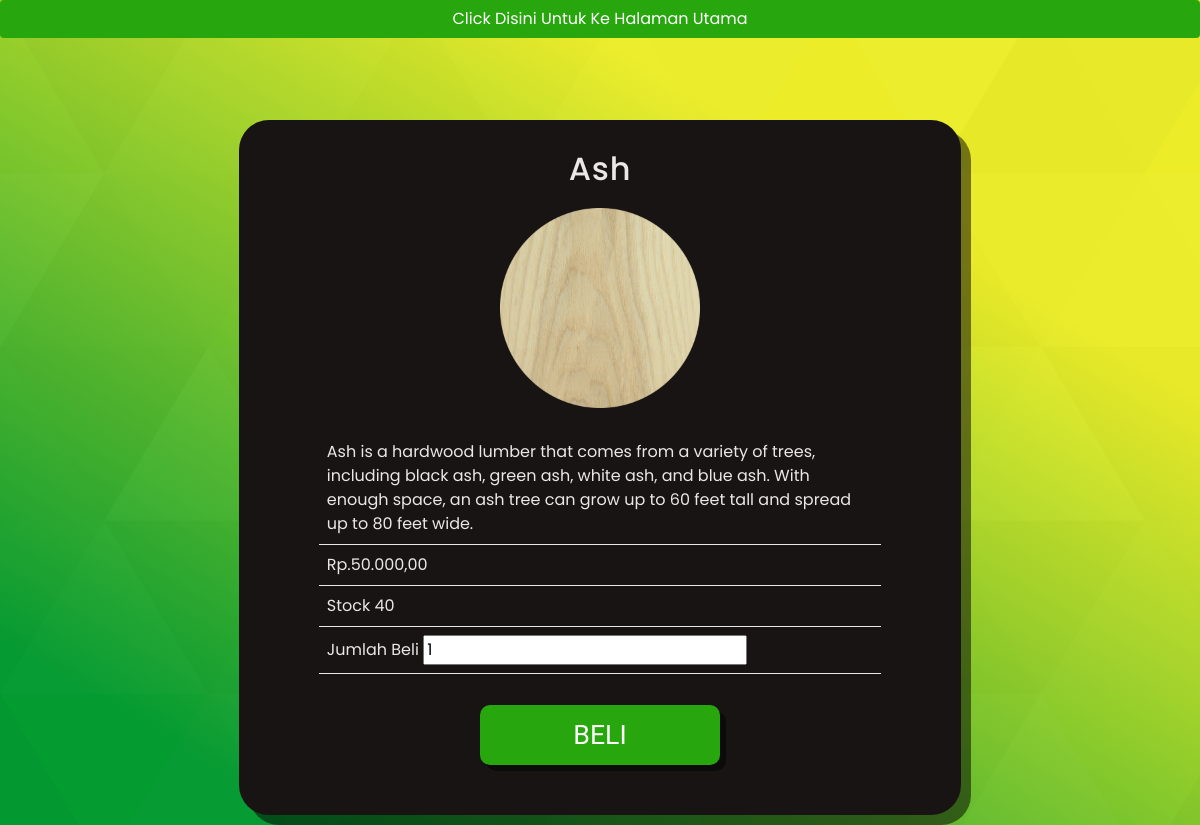
/produk.php?id=1, run on the app's committed database.
### tables this page shows
CREATE TABLE `produk` (
  `id` int(11) NOT NULL,
  `nama` varchar(200) NOT NULL,
  `deskripsi` varchar(5000) NOT NULL,
  `harga` varchar(200) NOT NULL,
  `stok` int(11) NOT NULL,
  `gambar` varchar(100) DEFAULT NULL
);

### produk.php (the view, shortened to what this page needs)
<!DOCTYPE html>
<html lang="en">
<head>
    <link href="https://cdn.jsdelivr.net/npm/bootstrap@5.0.1/dist/css/bootstrap.min.css" rel="stylesheet">
    <link rel="stylesheet" href="style.css">
</head>
<body>
    <a style="display:block;width:max;background-color:#27a60d;color:white;font-family: 'Poppins', sans-serif;" class="btn" href="index.php">Click Disini Untuk Ke Halaman Utama</a>
    <?php
        include "koneksi.php";
        $detail=mysqli_query($conn,"select * from produk where id = '".$_GET['id']."'");
        $data=mysqli_fetch_array($detail);
    ?>
    <br><br><br>
    <div class="row" style="font-family: 'Poppins', sans-serif; padding:10px;">
        <div class="col-md-2" style="margin: auto; width: 60%; padding: 30px 80px 30px 80px; margin:0 auto;">
            <center><h2 style="margin-bottom:20px;letter-spacing:0.8px;"><?=$data['nama']?></h2></center>
            <center><img src="assets/<?=$data['gambar']?>" class="card-img-top" style="width:200px;"></center>
            <br>
            <form action="proses_keranjang.php?id=<?=$data['id']?>" method="post">
                <table class="table" style="color:rgb(233, 231, 231);border:none;">
                    <thead>
                        <tr>
                            <td><?=$data['deskripsi']?></td>
                        </tr>
                        <tr>
                            <td><?=$data['harga']?></td>
                        </tr>
                        <tr>
                            <td>Stock <?=$data['stok']?></td>
                        </tr>
                        <tr>
                            <td>Jumlah Beli <input type="number" name="jumlah" value="1"></td>
                        </tr>
                    </thead>
                </table>
                <center><input class="button" type="submit" value="BELI"></center>
            </form>
        </div>
    </div>
</body>
</html>

### style.css (style rules this page uses)
html { overflow-x: hidden; }
body { background-color: #049B31; background-attachment: fixed; background-size: cover; }
.col-md-2 { background-color: rgb(25, 20, 20); width: 35%; border-radius: 30px; color: rgb(233, 231, 231); box-shadow: 10px 10px rgb(0 0 0 / 0.5); padding: 30px; margin: auto; }
.button { font-family: 'Staatliches', cursive; margin-top: 15px; font-size: 20pt; background: #27a60d; color: white; border: 0px solid; border-radius: 10px; width: 240px; height: 60px; transition: 0.3s; box-shadow: 6px 6px rgb(0 0 0 / 0.5); margin-bottom: 20px; }

### data on the page
produk: nama "Ash", gambar (picture), deskripsi "Ash is a hardwood lumber that comes from a variety of trees, including black ash, green ash, white ash, and blue ash. With enough space, an ash tree can grow up to 60 feet tall and spread up to 80 feet wide.", harga "Rp.50.000,00", stok "40"
